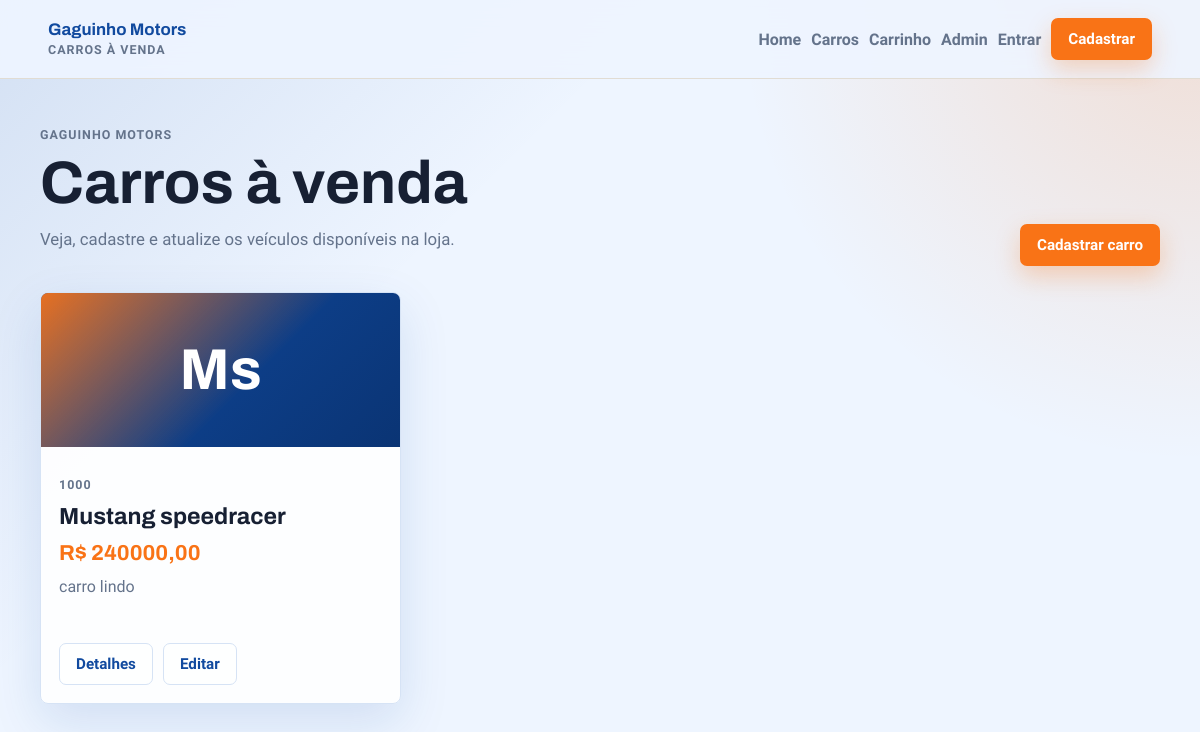
The app's page /carros/, older data.
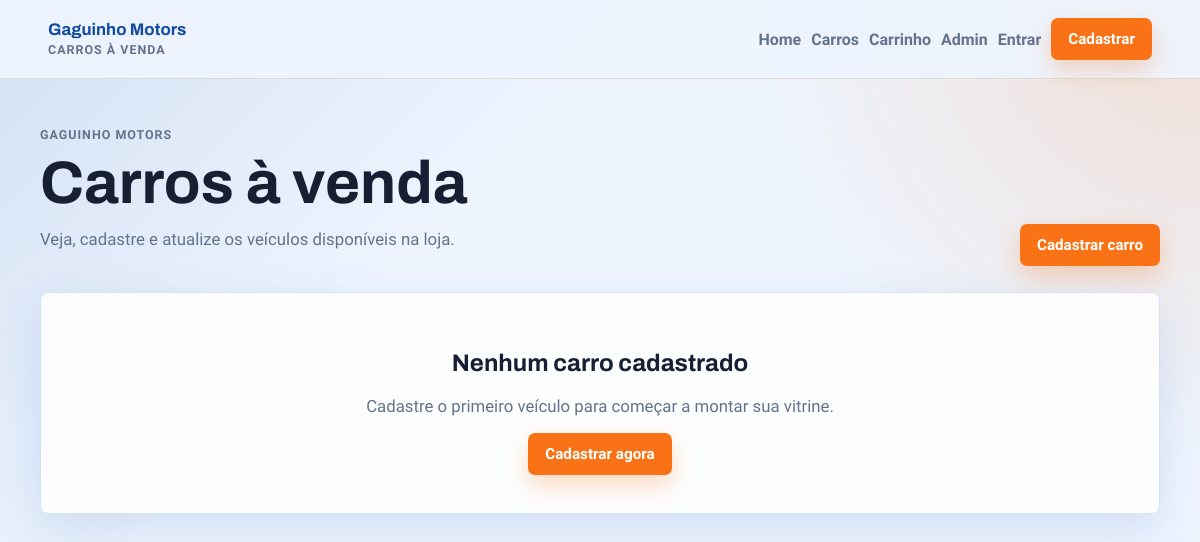
The same page, newer data.
### carros/models.py (models this page shows, shortened)
class Carro(models.Model):
    marca = models.CharField(max_length=100)
    modelo = models.CharField(max_length=100)
    ano = models.IntegerField()
    preco = models.DecimalField(max_digits=10, decimal_places=2)
    descricao = models.TextField()

### carros/views.py (the view)
# urls.py: path('carros/', views.lista_carros, name='lista_carros'),
def lista_carros(request):
    carros = Carro.objects.order_by("-id")
    return render(request, 'lista_carros.html', {
        'carros': carros
    })

### carros/templates/lista_carros.html (shortened to what this page needs)
{% extends "base.html" %}
{% block content %}
<section class="page-heading">
    <div>
        <p class="eyebrow">Gaguinho Motors</p>
        <h1>Carros à venda</h1>
        <p class="lead">Veja, cadastre e atualize os veículos disponíveis na loja.</p>
    </div>
    <a class="button button-primary" href="{% url 'criar_carro' %}">Cadastrar carro</a>
</section>
{% if carros %}
    <section class="vehicle-grid" aria-label="Lista de carros">
        {% for carro in carros %}
            <article class="vehicle-card">
                <div class="vehicle-cover">
                    <span>{{ carro.marca|slice:":1" }}{{ carro.modelo|slice:":1" }}</span>
                </div>
                <div class="vehicle-body">
                    <div>
                        <p class="vehicle-year">{{ carro.ano }}</p>
                        <h2>{{ carro.marca }} {{ carro.modelo }}</h2>
                    </div>
                    <p class="price">R$ {{ carro.preco }}</p>
                    <p class="description">{{ carro.descricao|truncatewords:18 }}</p>
                    <div class="card-actions">
                        <a class="button button-secondary" href="{% url 'detalhe_carro' carro.pk %}">Detalhes</a>
                        <a class="button button-ghost" href="{% url 'editar_carro' carro.pk %}">Editar</a>
                    </div>
                </div>
            </article>
        {% endfor %}
    </section>
{% else %}
    <section class="empty-state">
        <h2>Nenhum carro cadastrado</h2>
        <p>Cadastre o primeiro veículo para começar a montar sua vitrine.</p>
        <a class="button button-primary" href="{% url 'criar_carro' %}">Cadastrar agora</a>
    </section>
{% endif %}
{% endblock %}

Row changes from the older to the newer data that the page shows:
removed Carro: marca "M", modelo "s", ano "1000", marca "Mustang", modelo "speedracer", preco "240000,00", descricao "carro lindo"
Text that changed along with them:
text now shown: "Nenhum carro cadastrado Cadastre o primeiro veículo para começar a montar sua vitrine. Cadastrar agora"
